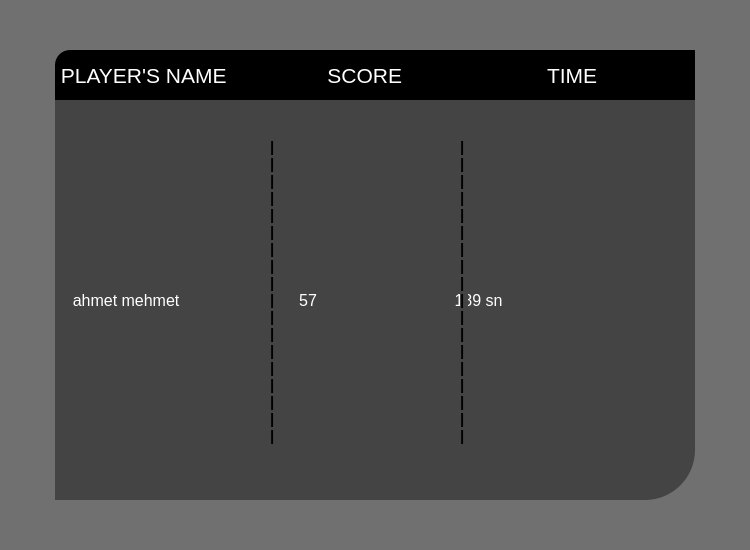
<?xml version="1.0" encoding="UTF-8"?>
<ui version="4.0">
 <class>leaderboard</class>
 <widget class="QWidget" name="leaderboard">
  <property name="geometry">
   <rect>
    <x>0</x>
    <y>0</y>
    <width>750</width>
    <height>550</height>
   </rect>
  </property>
  <property name="cursor">
   <cursorShape>BlankCursor</cursorShape>
  </property>
  <property name="windowTitle">
   <string/>
  </property>
  <property name="styleSheet">
   <string notr="true">background-color: rgb(112, 112, 112);</string>
  </property>
  <widget class="QLabel" name="player_name">
   <property name="geometry">
    <rect>
     <x>55</x>
     <y>50</y>
     <width>220</width>
     <height>50</height>
    </rect>
   </property>
   <property name="font">
    <font>
     <pointsize>16</pointsize>
    </font>
   </property>
   <property name="styleSheet">
    <string notr="true">color:rgb(255,255,255);
background-color: rgb(0, 0, 0);
border-top-left-radius:15px;</string>
   </property>
   <property name="text">
    <string> PLAYER'S NAME</string>
   </property>
  </widget>
  <widget class="QLabel" name="score">
   <property name="geometry">
    <rect>
     <x>275</x>
     <y>50</y>
     <width>220</width>
     <height>50</height>
    </rect>
   </property>
   <property name="font">
    <font>
     <pointsize>16</pointsize>
    </font>
   </property>
   <property name="styleSheet">
    <string notr="true">background-color: rgb(0, 0, 0);
color:rgb(255,255,255);</string>
   </property>
   <property name="text">
    <string>         SCORE</string>
   </property>
  </widget>
  <widget class="QLabel" name="time">
   <property name="geometry">
    <rect>
     <x>495</x>
     <y>50</y>
     <width>200</width>
     <height>50</height>
    </rect>
   </property>
   <property name="font">
    <font>
     <pointsize>16</pointsize>
    </font>
   </property>
   <property name="styleSheet">
    <string notr="true">background-color: rgb(0, 0, 0);
color:rgb(255,255,255);</string>
   </property>
   <property name="text">
    <string>         TIME</string>
   </property>
  </widget>
  <widget class="QLabel" name="leaderBoardData">
   <property name="geometry">
    <rect>
     <x>55</x>
     <y>100</y>
     <width>640</width>
     <height>400</height>
    </rect>
   </property>
   <property name="font">
    <font>
     <pointsize>12</pointsize>
     <italic>false</italic>
     <bold>false</bold>
    </font>
   </property>
   <property name="styleSheet">
    <string notr="true">background-color: rgb(68, 68, 68);
color:rgb(255,255,255);
font: 12pt &quot;Algerian&quot;;
border-bottom-right-radius: 50px;

</string>
   </property>
   <property name="text">
    <string>    ahmet mehmet                           57                               189 sn</string>
   </property>
  </widget>
  <widget class="QLabel" name="seperate_l">
   <property name="geometry">
    <rect>
     <x>270</x>
     <y>100</y>
     <width>8</width>
     <height>400</height>
    </rect>
   </property>
   <property name="font">
    <font>
     <pointsize>11</pointsize>
     <bold>true</bold>
    </font>
   </property>
   <property name="styleSheet">
    <string notr="true">color: rgb(0, 0, 0);
background-color: rgb(68, 68, 68);</string>
   </property>
   <property name="text">
    <string>|
|
|
|
|
|
|
|
|
|
|
|
|
|
|
|
|
|
</string>
   </property>
  </widget>
  <widget class="QLabel" name="seperate_l_2">
   <property name="geometry">
    <rect>
     <x>460</x>
     <y>100</y>
     <width>8</width>
     <height>400</height>
    </rect>
   </property>
   <property name="font">
    <font>
     <pointsize>11</pointsize>
     <bold>true</bold>
    </font>
   </property>
   <property name="styleSheet">
    <string notr="true">color: rgb(0, 0, 0);
background-color: rgb(68, 68, 68);</string>
   </property>
   <property name="text">
    <string>|
|
|
|
|
|
|
|
|
|
|
|
|
|
|
|
|
|
</string>
   </property>
  </widget>
 </widget>
 <resources/>
 <connections/>
</ui>
